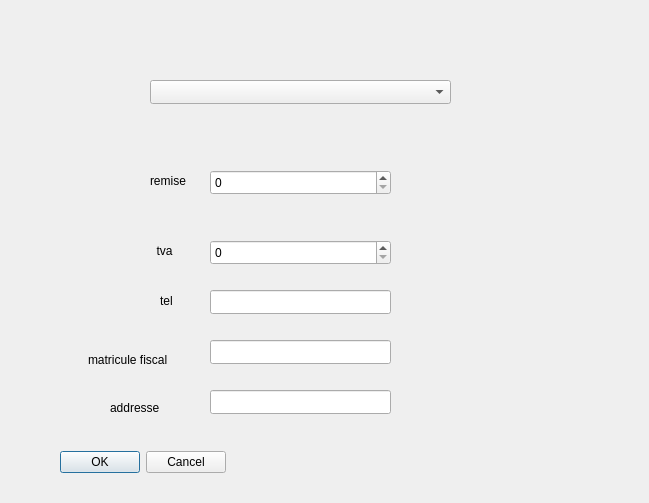
<?xml version="1.0" encoding="UTF-8"?>
<ui version="4.0">
 <class>previousFactureObject</class>
 <widget class="QWidget" name="previousFactureObject">
  <property name="geometry">
   <rect>
    <x>0</x>
    <y>0</y>
    <width>649</width>
    <height>503</height>
   </rect>
  </property>
  <property name="windowTitle">
   <string>Form</string>
  </property>
  <widget class="QComboBox" name="companyComboBox">
   <property name="geometry">
    <rect>
     <x>150</x>
     <y>80</y>
     <width>301</width>
     <height>24</height>
    </rect>
   </property>
  </widget>
  <widget class="QLabel" name="label">
   <property name="geometry">
    <rect>
     <x>140</x>
     <y>200</y>
     <width>121</width>
     <height>101</height>
    </rect>
   </property>
   <property name="text">
    <string>     tva</string>
   </property>
  </widget>
  <widget class="QLabel" name="label_2">
   <property name="geometry">
    <rect>
     <x>150</x>
     <y>160</y>
     <width>49</width>
     <height>41</height>
    </rect>
   </property>
   <property name="text">
    <string>remise</string>
   </property>
  </widget>
  <widget class="QSpinBox" name="remiseSpinBox">
   <property name="geometry">
    <rect>
     <x>210</x>
     <y>170</y>
     <width>181</width>
     <height>25</height>
    </rect>
   </property>
  </widget>
  <widget class="QSpinBox" name="tvaSpinBox">
   <property name="geometry">
    <rect>
     <x>210</x>
     <y>240</y>
     <width>181</width>
     <height>25</height>
    </rect>
   </property>
  </widget>
  <widget class="QDialogButtonBox" name="buttonBox">
   <property name="geometry">
    <rect>
     <x>60</x>
     <y>450</y>
     <width>166</width>
     <height>24</height>
    </rect>
   </property>
   <property name="standardButtons">
    <set>QDialogButtonBox::Cancel|QDialogButtonBox::Ok</set>
   </property>
  </widget>
  <widget class="QLineEdit" name="telLineEdit">
   <property name="geometry">
    <rect>
     <x>210</x>
     <y>290</y>
     <width>181</width>
     <height>24</height>
    </rect>
   </property>
  </widget>
  <widget class="QLabel" name="label_3">
   <property name="geometry">
    <rect>
     <x>160</x>
     <y>280</y>
     <width>101</width>
     <height>41</height>
    </rect>
   </property>
   <property name="text">
    <string>tel</string>
   </property>
  </widget>
  <widget class="QLineEdit" name="matFiscLineEdit">
   <property name="geometry">
    <rect>
     <x>210</x>
     <y>340</y>
     <width>181</width>
     <height>24</height>
    </rect>
   </property>
  </widget>
  <widget class="QLabel" name="label_4">
   <property name="geometry">
    <rect>
     <x>88</x>
     <y>350</y>
     <width>91</width>
     <height>20</height>
    </rect>
   </property>
   <property name="text">
    <string>matricule fiscal</string>
   </property>
  </widget>
  <widget class="QLabel" name="label_5">
   <property name="geometry">
    <rect>
     <x>110</x>
     <y>400</y>
     <width>49</width>
     <height>16</height>
    </rect>
   </property>
   <property name="text">
    <string>addresse</string>
   </property>
  </widget>
  <widget class="QLineEdit" name="addressLineEdit">
   <property name="geometry">
    <rect>
     <x>210</x>
     <y>390</y>
     <width>181</width>
     <height>24</height>
    </rect>
   </property>
  </widget>
 </widget>
 <resources/>
 <connections/>
</ui>
